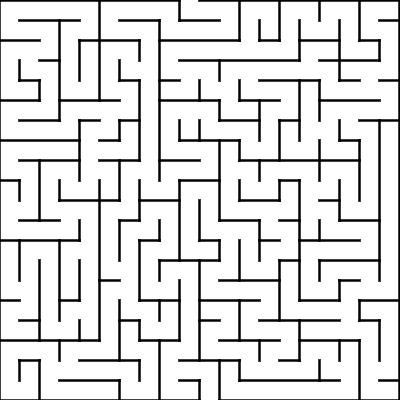
#> input picture maze.png, 400 x 400 px
$ jupyter execute Qusai_maze_solver.ipynb   (shell and % lines are left out)
#> lines starting #> are read from the running program, lines starting #| are printed output that depends on the picture; after the words box and inside, x2 and y2 are one past the last pixel; in counts of white or black regions, pixels touching at a corner belong together
[cell 1]
# install necessary libraries

[cell 2]
# import necessary libraries for plotting
import cv2
import random
import numpy as np
import matplotlib.pyplot as plt
from IPython.display import display, clear_output

[cell 3]
# function to preprocess the image and convert it to binary format
def preprocess_image(image_path):
    # Load the image in grayscale
#> called with image_path = 'maze.png'
    image = cv2.imread(image_path, cv2.IMREAD_GRAYSCALE)
#> image is the input picture: shape (400, 400); min 0, max 255, mean 222.9
    # Apply binary thresholding to convert the image to binary format
    _, binary_image = cv2.threshold(image, 127, 255, cv2.THRESH_BINARY_INV)
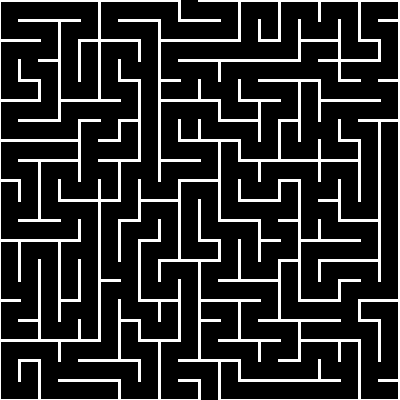
#> binary_image: shape (400, 400); 15% white; 2 white regions, box (x1, y1, x2, y2) and area: (118, 0, 400, 400) 14580, (0, 0, 221, 400) 9420
    return binary_image // 255

[cell 4]
# function to plot the maze with start and end points
def plot_maze_with_points(grid, start, end, title="Maze with Start and End Points"):
#> called with start = (10, 190), end = (390, 209), title = 'Maze with Start and End Points'
    plt.figure(figsize=(8, 8))
#> (this line was passed over: IPython is not available in this run)
    plt.imshow(grid, cmap='gray', origin='upper')
#> (this line was passed over: IPython is not available in this run)
    # Start and end points are plotted with x and y inverted to match the indexing
    plt.scatter([start[1]], [start[0]], c='red', s=100, label='Start')  # Start point
#> (this line was passed over: IPython is not available in this run)
    plt.scatter([end[1]], [end[0]], c='blue', s=100, label='End')  # End point
#> (this line was passed over: IPython is not available in this run)
    plt.title(title)
#> (this line was passed over: IPython is not available in this run)
    plt.legend()
#> (this line was passed over: IPython is not available in this run)
    plt.grid(False)  # Hide the grid lines
#> (this line was passed over: IPython is not available in this run)
